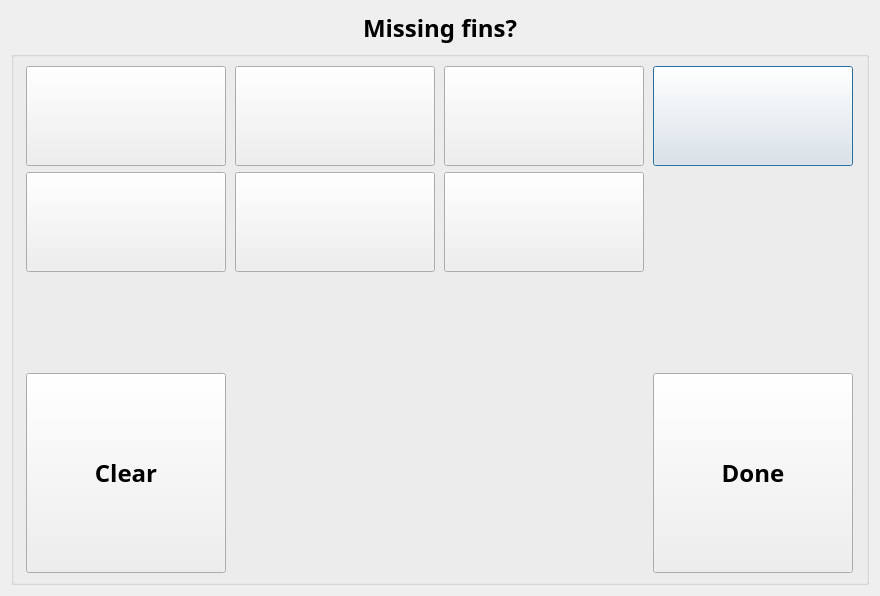
<?xml version="1.0" encoding="UTF-8"?>
<ui version="4.0">
 <class>salmoncollectionDlg</class>
 <widget class="QDialog" name="salmoncollectionDlg">
  <property name="geometry">
   <rect>
    <x>0</x>
    <y>0</y>
    <width>880</width>
    <height>596</height>
   </rect>
  </property>
  <property name="sizePolicy">
   <sizepolicy hsizetype="Fixed" vsizetype="Fixed">
    <horstretch>0</horstretch>
    <verstretch>0</verstretch>
   </sizepolicy>
  </property>
  <property name="minimumSize">
   <size>
    <width>200</width>
    <height>0</height>
   </size>
  </property>
  <property name="windowTitle">
   <string>Special Studies</string>
  </property>
  <layout class="QGridLayout" name="gridLayout_2">
   <item row="0" column="0">
    <widget class="QLabel" name="label_3">
     <property name="maximumSize">
      <size>
       <width>16777215</width>
       <height>50</height>
      </size>
     </property>
     <property name="font">
      <font>
       <family>Arial Black</family>
       <pointsize>18</pointsize>
       <weight>75</weight>
       <bold>true</bold>
      </font>
     </property>
     <property name="text">
      <string>Missing fins?</string>
     </property>
     <property name="alignment">
      <set>Qt::AlignCenter</set>
     </property>
    </widget>
   </item>
   <item row="1" column="0">
    <widget class="QGroupBox" name="groupBox">
     <property name="title">
      <string/>
     </property>
     <layout class="QGridLayout" name="gridLayout">
      <item row="0" column="4">
       <widget class="QPushButton" name="Btn4">
        <property name="minimumSize">
         <size>
          <width>200</width>
          <height>100</height>
         </size>
        </property>
        <property name="maximumSize">
         <size>
          <width>200</width>
          <height>100</height>
         </size>
        </property>
        <property name="font">
         <font>
          <family>Arial Black</family>
          <pointsize>14</pointsize>
          <weight>75</weight>
          <bold>true</bold>
         </font>
        </property>
        <property name="text">
         <string/>
        </property>
        <property name="checkable">
         <bool>true</bool>
        </property>
       </widget>
      </item>
      <item row="4" column="0">
       <widget class="QPushButton" name="clearBtn">
        <property name="sizePolicy">
         <sizepolicy hsizetype="Minimum" vsizetype="Fixed">
          <horstretch>0</horstretch>
          <verstretch>0</verstretch>
         </sizepolicy>
        </property>
        <property name="minimumSize">
         <size>
          <width>200</width>
          <height>200</height>
         </size>
        </property>
        <property name="font">
         <font>
          <family>Arial Black</family>
          <pointsize>18</pointsize>
          <weight>75</weight>
          <bold>true</bold>
         </font>
        </property>
        <property name="text">
         <string>Clear</string>
        </property>
       </widget>
      </item>
      <item row="2" column="2">
       <widget class="QPushButton" name="Btn7">
        <property name="minimumSize">
         <size>
          <width>200</width>
          <height>100</height>
         </size>
        </property>
        <property name="maximumSize">
         <size>
          <width>200</width>
          <height>100</height>
         </size>
        </property>
        <property name="font">
         <font>
          <family>Arial Black</family>
          <pointsize>14</pointsize>
          <weight>75</weight>
          <bold>true</bold>
         </font>
        </property>
        <property name="text">
         <string/>
        </property>
        <property name="checkable">
         <bool>true</bool>
        </property>
       </widget>
      </item>
      <item row="2" column="1">
       <widget class="QPushButton" name="Btn6">
        <property name="minimumSize">
         <size>
          <width>200</width>
          <height>100</height>
         </size>
        </property>
        <property name="maximumSize">
         <size>
          <width>200</width>
          <height>100</height>
         </size>
        </property>
        <property name="font">
         <font>
          <family>Arial Black</family>
          <pointsize>14</pointsize>
          <weight>75</weight>
          <bold>true</bold>
         </font>
        </property>
        <property name="text">
         <string/>
        </property>
        <property name="checkable">
         <bool>true</bool>
        </property>
       </widget>
      </item>
      <item row="2" column="0">
       <widget class="QPushButton" name="Btn5">
        <property name="minimumSize">
         <size>
          <width>200</width>
          <height>100</height>
         </size>
        </property>
        <property name="maximumSize">
         <size>
          <width>200</width>
          <height>100</height>
         </size>
        </property>
        <property name="font">
         <font>
          <family>Arial Black</family>
          <pointsize>14</pointsize>
          <weight>75</weight>
          <bold>true</bold>
         </font>
        </property>
        <property name="text">
         <string/>
        </property>
        <property name="checkable">
         <bool>true</bool>
        </property>
       </widget>
      </item>
      <item row="4" column="4">
       <widget class="QPushButton" name="doneBtn">
        <property name="sizePolicy">
         <sizepolicy hsizetype="Minimum" vsizetype="Fixed">
          <horstretch>0</horstretch>
          <verstretch>0</verstretch>
         </sizepolicy>
        </property>
        <property name="minimumSize">
         <size>
          <width>200</width>
          <height>200</height>
         </size>
        </property>
        <property name="maximumSize">
         <size>
          <width>1667775</width>
          <height>1667775</height>
         </size>
        </property>
        <property name="font">
         <font>
          <family>Arial Black</family>
          <pointsize>18</pointsize>
          <weight>75</weight>
          <bold>true</bold>
         </font>
        </property>
        <property name="text">
         <string>Done</string>
        </property>
       </widget>
      </item>
      <item row="0" column="2">
       <widget class="QPushButton" name="Btn3">
        <property name="minimumSize">
         <size>
          <width>200</width>
          <height>100</height>
         </size>
        </property>
        <property name="maximumSize">
         <size>
          <width>200</width>
          <height>100</height>
         </size>
        </property>
        <property name="font">
         <font>
          <family>Arial Black</family>
          <pointsize>14</pointsize>
          <weight>75</weight>
          <bold>true</bold>
         </font>
        </property>
        <property name="text">
         <string/>
        </property>
        <property name="checkable">
         <bool>true</bool>
        </property>
       </widget>
      </item>
      <item row="0" column="1">
       <widget class="QPushButton" name="Btn2">
        <property name="minimumSize">
         <size>
          <width>200</width>
          <height>100</height>
         </size>
        </property>
        <property name="maximumSize">
         <size>
          <width>200</width>
          <height>100</height>
         </size>
        </property>
        <property name="font">
         <font>
          <family>Arial Black</family>
          <pointsize>14</pointsize>
          <weight>75</weight>
          <bold>true</bold>
         </font>
        </property>
        <property name="text">
         <string/>
        </property>
        <property name="checkable">
         <bool>true</bool>
        </property>
       </widget>
      </item>
      <item row="0" column="0">
       <widget class="QPushButton" name="Btn1">
        <property name="sizePolicy">
         <sizepolicy hsizetype="Fixed" vsizetype="Fixed">
          <horstretch>0</horstretch>
          <verstretch>0</verstretch>
         </sizepolicy>
        </property>
        <property name="minimumSize">
         <size>
          <width>200</width>
          <height>100</height>
         </size>
        </property>
        <property name="maximumSize">
         <size>
          <width>200</width>
          <height>100</height>
         </size>
        </property>
        <property name="font">
         <font>
          <family>Arial Black</family>
          <pointsize>14</pointsize>
          <weight>75</weight>
          <bold>true</bold>
         </font>
        </property>
        <property name="text">
         <string/>
        </property>
        <property name="checkable">
         <bool>true</bool>
        </property>
       </widget>
      </item>
      <item row="3" column="2">
       <spacer name="verticalSpacer">
        <property name="orientation">
         <enum>Qt::Vertical</enum>
        </property>
        <property name="sizeHint" stdset="0">
         <size>
          <width>20</width>
          <height>40</height>
         </size>
        </property>
       </spacer>
      </item>
     </layout>
    </widget>
   </item>
  </layout>
 </widget>
 <resources/>
 <connections/>
</ui>
